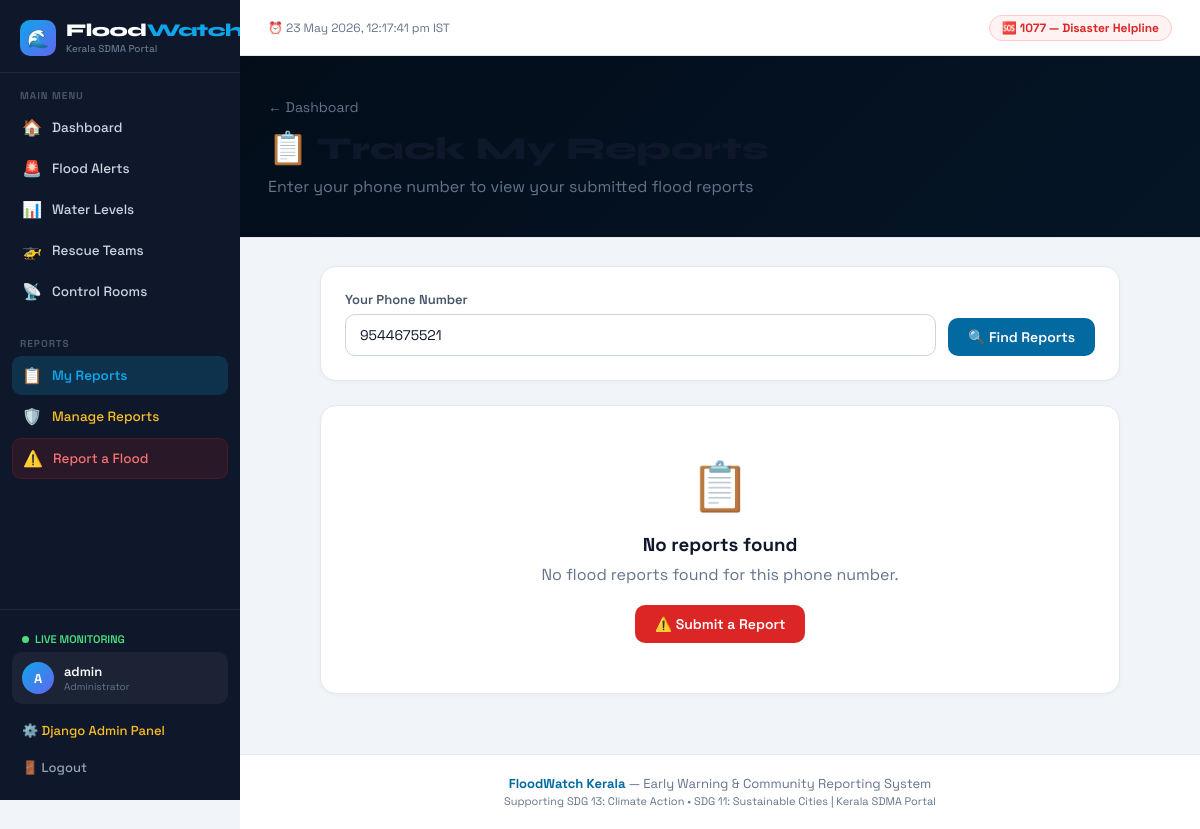
The page /my-reports/?phone=9544675521 (signed in) on the database as committed earlier.
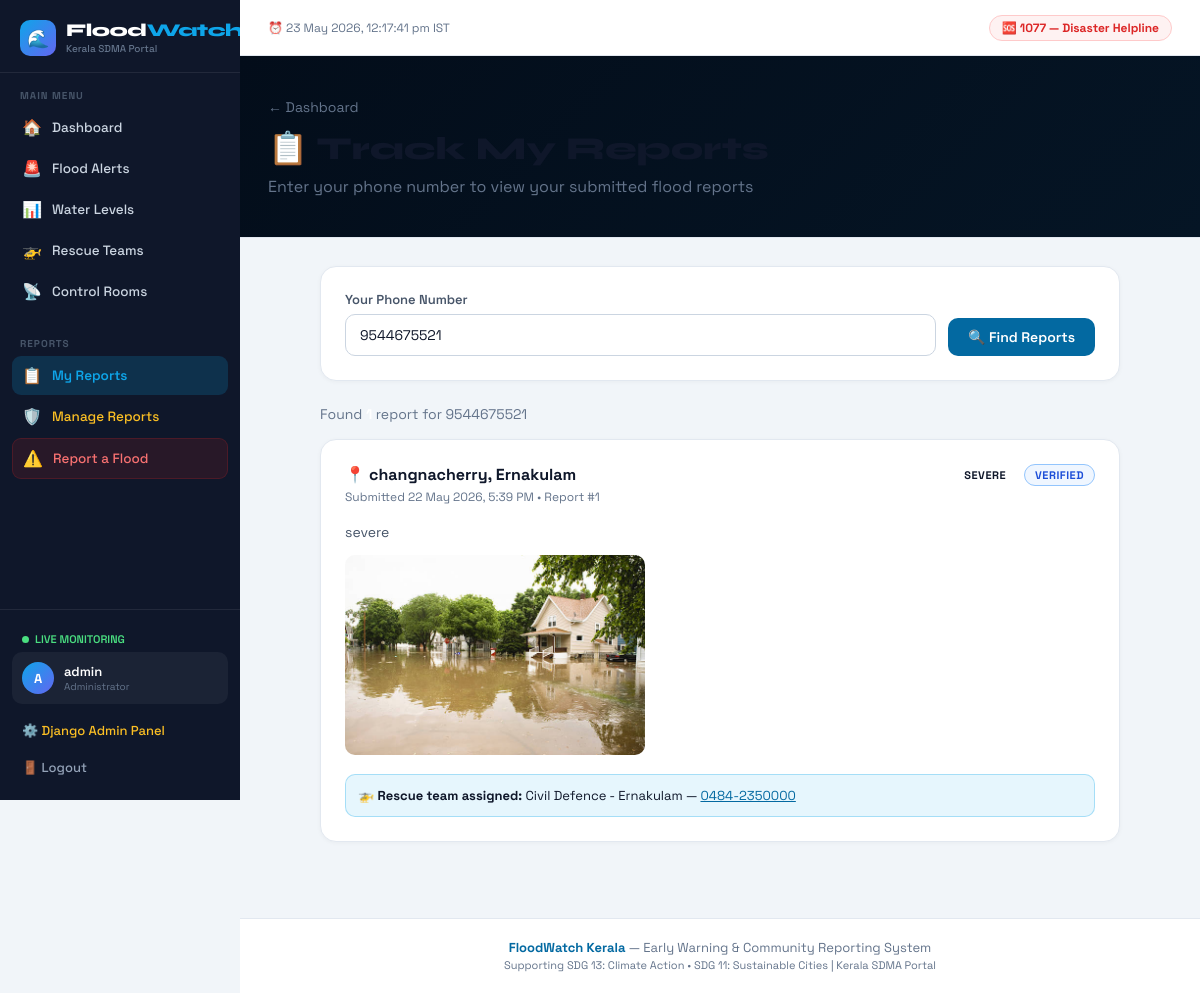
The same page on the database as committed later.
### core/models.py (models this page shows, shortened)
class FloodReport(models.Model):
    STATUS_CHOICES = [
        ('PENDING', 'Pending Review'),
        ('VERIFIED', 'Verified'),
        ('RESOLVED', 'Resolved'),
        ('REJECTED', 'Rejected'),
    ]
    SEVERITY_CHOICES = [
        ('MINOR', 'Minor'),
        ('MODERATE', 'Moderate'),
        ('SEVERE', 'Severe'),
        ('CATASTROPHIC', 'Catastrophic'),
    ]
    reporter_name = models.CharField(max_length=200)
    reporter_phone = models.CharField(max_length=20)
    reporter_email = models.EmailField(blank=True)
    location = models.CharField(max_length=300)
    district = models.CharField(max_length=100)
    description = models.TextField()
    water_level_estimate = models.CharField(max_length=100, blank=True)
    severity = models.CharField(max_length=20, choices=SEVERITY_CHOICES, default='MODERATE')
    photo = models.ImageField(upload_to='reports/%Y/%m/', null=True, blank=True)
    latitude = models.FloatField(null=True, blank=True)
    longitude = models.FloatField(null=True, blank=True)
    status = models.CharField(max_length=20, choices=STATUS_CHOICES, default='PENDING')
    reported_at = models.DateTimeField(default=timezone.now)
    reviewed_by = models.ForeignKey(User, on_delete=models.SET_NULL, null=True, blank=True, related_name='reviewed_reports')
    admin_notes = models.TextField(blank=True)
    rescue_team_assigned = models.ForeignKey(RescueTeam, on_delete=models.SET_NULL, null=True, blank=True)
    people_affected = models.IntegerField(default=0)
    evacuation_needed = models.BooleanField(default=False)
    class Meta:
        ordering = ['-reported_at']
        verbose_name = "Flood Report"
        verbose_name_plural = "Flood Reports"

class RescueTeam(models.Model):
    name = models.CharField(max_length=200)
    team_type = models.CharField(max_length=100, choices=[
        ('NDRF', 'NDRF - National Disaster Response Force'),
        ('SDRF', 'SDRF - State Disaster Response Force'),
        ('FIRE', 'Fire & Rescue Services'),
        ('COAST_GUARD', 'Coast Guard'),
        ('POLICE', 'Police Emergency'),
        ('HEALTH', 'Health & Medical'),
        ('CIVIL', 'Civil Defence'),
        ('NGO', 'NGO / Volunteer Group'),
        ('OTHER', 'Other'),
    ])
    contact_number = models.CharField(max_length=20)
    alternate_number = models.CharField(max_length=20, blank=True)
    email = models.EmailField(blank=True)
    district = models.CharField(max_length=100)
    base_location = models.CharField(max_length=200)
    is_available = models.BooleanField(default=True)
    personnel_count = models.IntegerField(default=0)
    vehicles_available = models.IntegerField(default=0)
    boats_available = models.IntegerField(default=0)
    notes = models.TextField(blank=True)
    created_at = models.DateTimeField(auto_now_add=True)
    updated_at = models.DateTimeField(auto_now=True)
    class Meta:
        ordering = ['district', 'name']
        verbose_name = "Rescue Team"
        verbose_name_plural = "Rescue Teams"

### core/views.py (the view)
# urls.py: path('my-reports/', views.my_reports, name='my_reports'),
@login_required
def my_reports(request):
    phone = request.GET.get('phone', '')
    reports = []
    if phone:
        reports = FloodReport.objects.filter(reporter_phone=phone).order_by('-reported_at')
    return render(request, 'core/my_reports.html', {'reports': reports, 'phone': phone, 'page': 'my_reports'})

### core/templates/core/my_reports.html (shortened to what this page needs)
{% extends 'core/base.html' %}
{% block content %}
<div style="background:linear-gradient(135deg,#030d1a,#051525); border-bottom:1px solid var(--border); padding:40px 0;">
    <div class="container">
        <a href="/" style="color:var(--text-muted); text-decoration:none; font-size:14px;">← Dashboard</a>
        <h1 style="font-family:'Syne',sans-serif; font-size:32px; font-weight:800; margin-top:12px;">📋 Track My Reports</h1>
        <p style="color:var(--text-muted); margin-top:8px;">Enter your phone number to view your submitted flood reports</p>
    </div>
</div>
<div class="container page-body" style="max-width:800px;">
    <div class="card" style="margin-bottom:24px;">
        <form method="get" style="display:flex; gap:12px; align-items:flex-end; flex-wrap:wrap;">
            <div style="flex:1; min-width:200px;">
                <label class="form-label">Your Phone Number</label>
                <input type="text" name="phone" value="{{ phone }}" placeholder="+91 XXXXX XXXXX" class="form-input">
            </div>
            <button type="submit" class="btn btn-primary">🔍 Find Reports</button>
        </form>
    </div>
    {% if phone %}
        {% if reports %}
        <div style="margin-bottom:16px; font-size:14px; color:var(--text-muted);">
            Found <strong style="color:white;">{{ reports.count }}</strong> report{{ reports.count|pluralize }} for {{ phone }}
        </div>
        {% for report in reports %}
        <div class="card" style="margin-bottom:16px;">
            <div style="display:flex; justify-content:space-between; align-items:flex-start; margin-bottom:16px; flex-wrap:wrap; gap:8px;">
                <div>
                    <div style="font-weight:700; font-size:16px; margin-bottom:4px;">📍 {{ report.location }}, {{ report.district }}</div>
                    <div style="font-size:12px; color:var(--text-muted);">Submitted {{ report.reported_at|date:"d M Y, g:i A" }} • Report #{{ report.id }}</div>
                </div>
                <div style="display:flex; gap:8px;">
                    <span class="badge badge-{{ report.severity|lower }}">{{ report.severity }}</span>
                    <span class="badge badge-{{ report.status|lower }}">{{ report.status }}</span>
                </div>
            </div>
            <p style="font-size:14px; color:var(--text-dim); line-height:1.6; margin-bottom:12px;">{{ report.description }}</p>
            {% if report.photo %}
            <img src="{{ report.photo.url }}" style="max-width:100%; max-height:200px; border-radius:10px; object-fit:cover;" alt="Report photo">
            {% endif %}
            {% if report.rescue_team_assigned %}
            <div style="margin-top:14px; padding:12px; background:rgba(14,165,233,0.1); border:1px solid rgba(14,165,233,0.3); border-radius:10px; font-size:13px;">
                🚁 <strong>Rescue team assigned:</strong> {{ report.rescue_team_assigned.name }} —
                <a href="tel:{{ report.rescue_team_assigned.contact_number }}" style="color:var(--primary);">{{ report.rescue_team_assigned.contact_number }}</a>
            </div>
            {% endif %}
        </div>
        {% endfor %}
        {% else %}
        <div class="card" style="text-align:center; padding:50px;">
            <div style="font-size:48px; margin-bottom:16px;">📋</div>
            <h3>No reports found</h3>
            <p style="color:var(--text-muted); margin:8px 0 20px;">No flood reports found for this phone number.</p>
            <a href="/report/" class="btn btn-danger">⚠️ Submit a Report</a>
        </div>
        {% endif %}
    {% endif %}
</div>
{% endblock %}

### core/templates/core/base.html (shortened to what this page needs)
<!DOCTYPE html>
<html lang="en">
<head>
</head>
<body>
<aside class="sidebar" id="sidebar">
    <a href="/" class="sidebar-brand">
        <div class="sidebar-logo">🌊</div>
        <div>
            <div class="sidebar-brand-text">Flood<span>Watch</span></div>
            <div class="sidebar-brand-sub">Kerala SDMA Portal</div>
        </div>
    </a>
    <div class="sidebar-section">
        <div class="sidebar-section-label">Main Menu</div>
        <ul class="sidebar-nav">
            <li><a href="/" class="{% if page == 'home' %}active{% endif %}"><span class="nav-icon">🏠</span> Dashboard</a></li>
            <li>
                <a href="/alerts/" class="{% if page == 'alerts' %}active{% endif %}">
                    <span class="nav-icon">🚨</span> Flood Alerts
                </a>
            </li>
            <li><a href="/water-levels/" class="{% if page == 'water_levels' %}active{% endif %}"><span class="nav-icon">📊</span> Water Levels</a></li>
            <li><a href="/rescue-teams/" class="{% if page == 'rescue' %}active{% endif %}"><span class="nav-icon">🚁</span> Rescue Teams</a></li>
            <li><a href="/control-rooms/" class="{% if page == 'control_rooms' %}active{% endif %}"><span class="nav-icon">📡</span> Control Rooms</a></li>
        </ul>
    </div>
    <div class="sidebar-section">
        <div class="sidebar-section-label">Reports</div>
        <ul class="sidebar-nav">
            <li><a href="/my-reports/" class="{% if page == 'my_reports' %}active{% endif %}"><span class="nav-icon">📋</span> My Reports</a></li>
            {% if user.is_staff %}
            <li><a href="/admin-reports/" class="{% if page == 'admin_reports' %}active{% endif %}" style="color: #fbbf24;"><span class="nav-icon">🛡️</span> Manage Reports</a></li>
            {% endif %}
            <li><a href="/report/" class="sidebar-report-link {% if page == 'report' %}active{% endif %}"><span class="nav-icon">⚠️</span> Report a Flood</a></li>
        </ul>
    </div>
    <div class="sidebar-footer">
        <div class="sidebar-live">
            <div class="live-dot"></div> LIVE MONITORING
        </div>
        {% if user.is_authenticated %}
        <div class="sidebar-user">
            <div class="sidebar-avatar">{{ user.username|first|upper }}</div>
            <div>
                <div class="sidebar-username">{{ user.username }}</div>
                <div class="sidebar-role">{% if user.is_staff %}Administrator{% else %}Public User{% endif %}</div>
            </div>
        </div>
        {% if user.is_staff %}
        <a href="/admin/" class="sidebar-logout" style="color: #fbbf24; margin-bottom:4px;">⚙️ Django Admin Panel</a>
        {% endif %}
        <a href="/logout/" class="sidebar-logout">🚪 Logout</a>
        {% else %}
        <a href="/portal/" class="sidebar-logout" style="color: var(--sidebar-active);">🔐 Login / Register</a>
        {% endif %}
    </div>
</aside>
<div class="main-wrap">
    <div class="topbar">
        <div class="topbar-left">
            <span class="topbar-clock" id="topbar-clock">⏰ Loading...</span>
        </div>
        <div class="topbar-right">
            <a href="tel:1077" class="topbar-emergency">🆘 1077 — Disaster Helpline</a>
        </div>
    </div>
    <div class="page-content">
        {% block content %}{% endblock %}
    </div>
    <footer class="footer">
        <div class="container">
            <p class="footer-text">
                <strong>FloodWatch Kerala</strong> — Early Warning &amp; Community Reporting System<br>
                <span style="font-size:11px;">Supporting SDG 13: Climate Action • SDG 11: Sustainable Cities | Kerala SDMA Portal</span>
            </p>
        </div>
    </footer>
</div>
</body>
</html>

Rows that differ between the two databases and show on the page:
added FloodReport: location "changnacherry", district "Ernakulam", reported_at "22 May 2026, 5:39 PM", id "1", severity "SEVERE", status "VERIFIED", description "severe", photo (picture), rescue_team_assigned.name "Civil Defence - Ernakulam", rescue_team_assigned.contact_number "0484-2350000"
Other text that changed with them:
{{ phone }}: (not shown) → "9544675521"
text no longer shown: "📋 No reports found No flood reports found for this phone number. ⚠️ Submit a Report"
text now shown: "Found report for"
